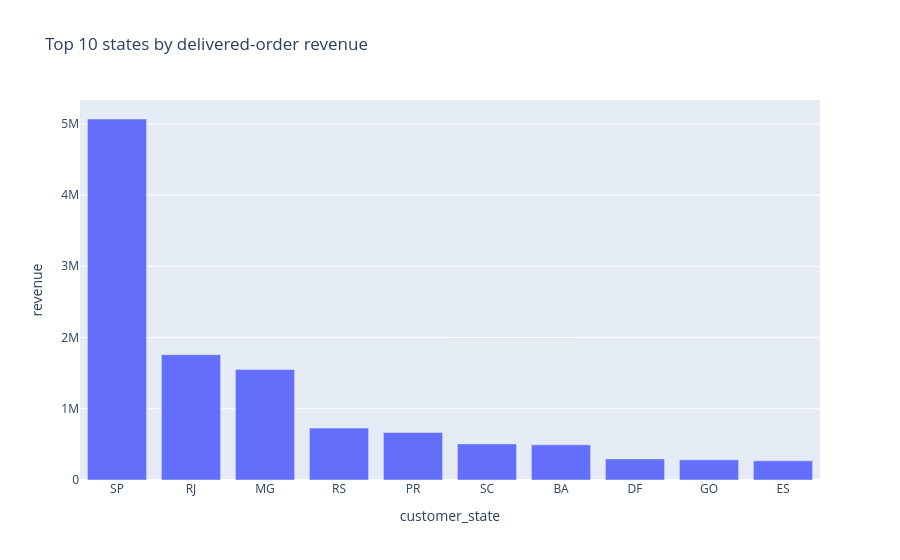

Here is the notebook cell this chart was saved with:
### Markdown cell above
## Geography

### Code cell
state_summary = (
    orders_analytics[orders_analytics["is_delivered"]]
    .groupby("customer_state")
    .agg(revenue=("item_revenue", "sum"), orders=("order_id", "nunique"),
         customers=("customer_unique_id", "nunique"), avg_review=("avg_review_score", "mean"))
)
state_summary["aov"] = state_summary["revenue"] / state_summary["orders"]
state_summary = state_summary.sort_values("revenue", ascending=False)

fig = px.bar(state_summary.reset_index().head(10), x="customer_state", y="revenue",
             title="Top 10 states by delivered-order revenue")
fig.show()
state_summary.head(10).round(2)

### Figure 1 — Plotly figure (JSON) as saved in the notebook; plotly's stock layout.template omitted (floating-point values rounded to 4 significant figures)
{"data": [{"hovertemplate": "customer_state=%{x}<br>revenue=%{y}<extra></extra>", "legendgroup": "", "marker": {"color": "#636efa", "pattern": {"shape": ""}}, "name": "", "orientation": "v", "showlegend": false, "textposition": "auto", "type": "bar", "x": ["SP", "RJ", "MG", "RS", "PR", "SC", "BA", "DF", "GO", "ES"], "xaxis": "x", "y": [5068000.0, 1760000.0, 1552000.0, 728900.0, 666100.0, 507000.0, 493600.0, 296500.0, 282800.0, 268600.0], "yaxis": "y"}], "layout": {"barmode": "relative", "legend": {"tracegroupgap": 0}, "title": {"text": "Top 10 states by delivered-order revenue"}, "xaxis": {"anchor": "y", "domain": [0.0, 1.0], "title": {"text": "customer_state"}}, "yaxis": {"anchor": "x", "domain": [0.0, 1.0], "title": {"text": "revenue"}}}}
